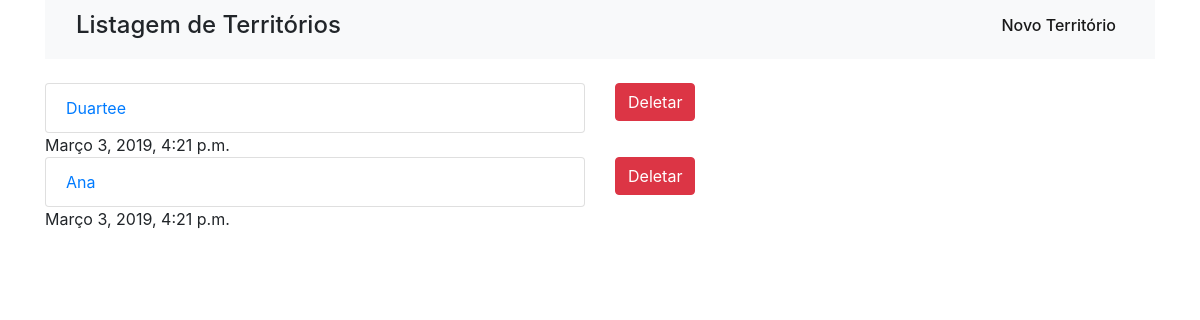
The app's page /territorio/territorio_list/, older data.
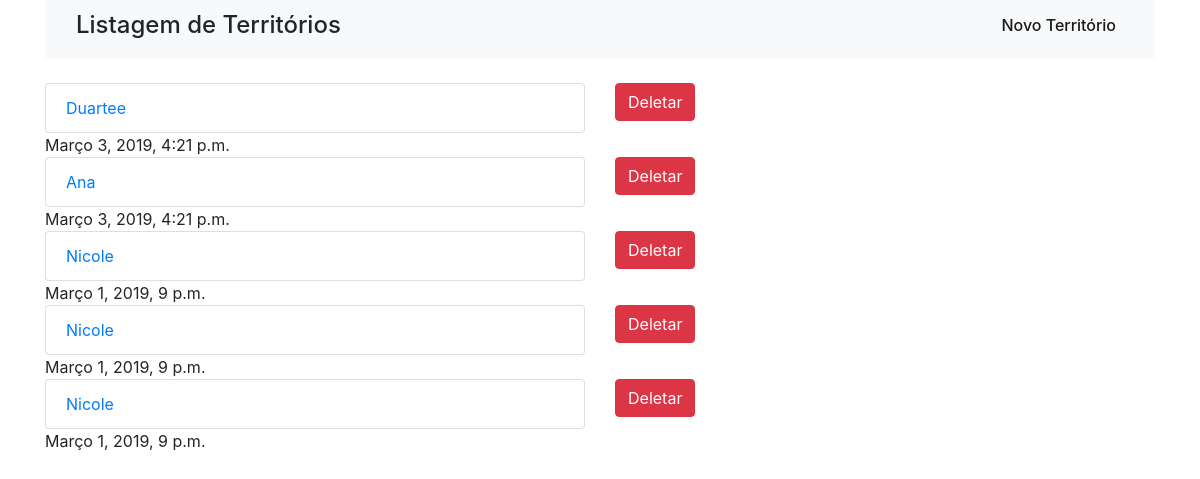
The same page, newer data.
### territorio/models.py (models this page shows, shortened)
class Atualizacao_territorio(models.Model):
    data_de_inicio = models.DateTimeField('Data de Início')
    data_ultima_vez_trabalhado = models.DateTimeField('Data da última vez trabalhado', null=True)
    dirigente = models.CharField(max_length=30, blank=False)
    quadras = models.CharField(max_length=50, blank=False)
    data_de_termino = models.DateTimeField('Data de Término', null=True, blank=True)
    territorio_finalizado = models.BooleanField(default=False)

### territorio/views.py (the view)
# urls.py: path('territorio_list/', territorio_list, name="territorio_list" ),
def territorio_list(request):
    atualizacao_territorios = Atualizacao_territorio.objects.all()
    return render(request, "territorios.html", {'atualizacao_territorios': atualizacao_territorios})

### territorio/templates/territorios.html (shortened to what this page needs)
{% extends 'base.html' %}
{% block content %}
<nav class="navbar navbar-expand-lg navbar-light bg-light">
    <div class="container">
        <div class="row">
            <div class="col">
                <h4>Listagem de Territórios</h4>
            </div>
        </div>
        <div class="row">
            <div class="col">
                <ul class="navbar-nav mr-auto">
                    <li class="nav-item active">
                        <a class="nav-link" href="{% url  'atualizacao' %}"><h6>Novo Território </h6><span class="sr-only">(current)</span></a>
                    </li>
                </ul>
            </div>
        </div>
    </div>
</nav>
<br />
{% for atualizacao_territorio in atualizacao_territorios %}
<div class="row">
        <div class="col-sm">
                <div class="list-group">
                        <a href="{% url  'territorios_update' atualizacao_territorio.id %}" class="list-group-item">{{ atualizacao_territorio.dirigente }}</a>
                        {{ atualizacao_territorio.data_ultima_vez_trabalhado }}
                </div>
        </div>
        <div class="col-sm">
                        <a href="{% url 'territorios_delete' atualizacao_territorio.id %}" class="btn btn-danger">Deletar</a>
        </div>
</div>
{% endfor %}
{% endblock %}

Row changes from the older to the newer data that the page shows:
added Atualizacao_territorio: dirigente "Nicole", data_ultima_vez_trabalhado "Março 1, 2019, 9 p.m."
added Atualizacao_territorio: dirigente "Nicole", data_ultima_vez_trabalhado "Março 1, 2019, 9 p.m."
added Atualizacao_territorio: dirigente "Nicole", data_ultima_vez_trabalhado "Março 1, 2019, 9 p.m."
